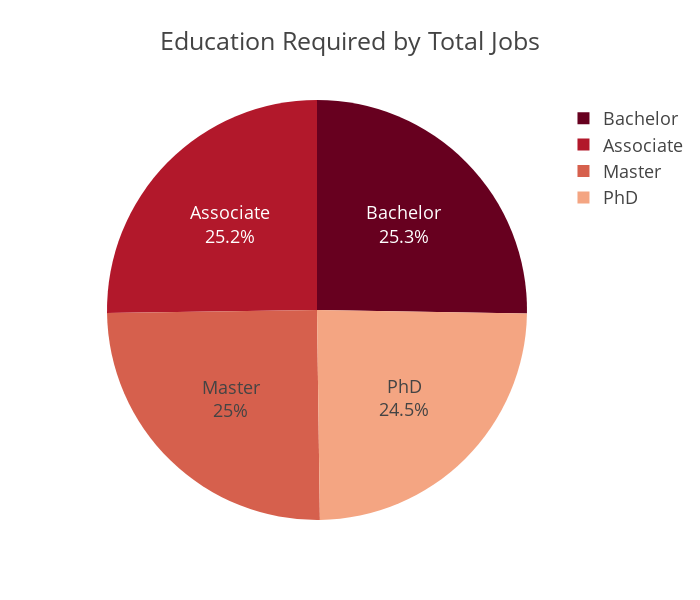

Write notebook code for a chart like this one.
### Code cell
fig = px.pie(
    education_counts,
    names='education_required',
    values='job_count',
    title='Education Required by Total Jobs',
    color_discrete_sequence=px.colors.sequential.RdBu
)

fig.update_traces(
    textinfo='label+percent',
    textposition='inside'
)

fig.update_layout(
    template='presentation',
    height=600,
    width=700
)

fig.show()

### Figure 1 — Plotly figure (JSON) as saved in the notebook; plotly's stock layout.template omitted (floating-point values rounded to 4 significant figures)
{"data": [{"domain": {"x": [0, 1], "y": [0, 1]}, "hovertemplate": "education_required=%{label}<br>job_count=%{value}<extra></extra>", "labels": ["Bachelor", "Associate", "Master", "PhD"], "legendgroup": "", "name": "", "showlegend": true, "textinfo": "label+percent", "textposition": "inside", "type": "pie", "values": [3789, 3785, 3748, 3678]}], "layout": {"height": 600, "legend": {"tracegroupgap": 0}, "piecolorway": ["rgb(103,0,31)", "rgb(178,24,43)", "rgb(214,96,77)", "rgb(244,165,130)", "rgb(253,219,199)", "rgb(247,247,247)", "rgb(209,229,240)", "rgb(146,197,222)", "rgb(67,147,195)", "rgb(33,102,172)", "rgb(5,48,97)"], "title": {"text": "Education Required by Total Jobs"}, "width": 700}}
